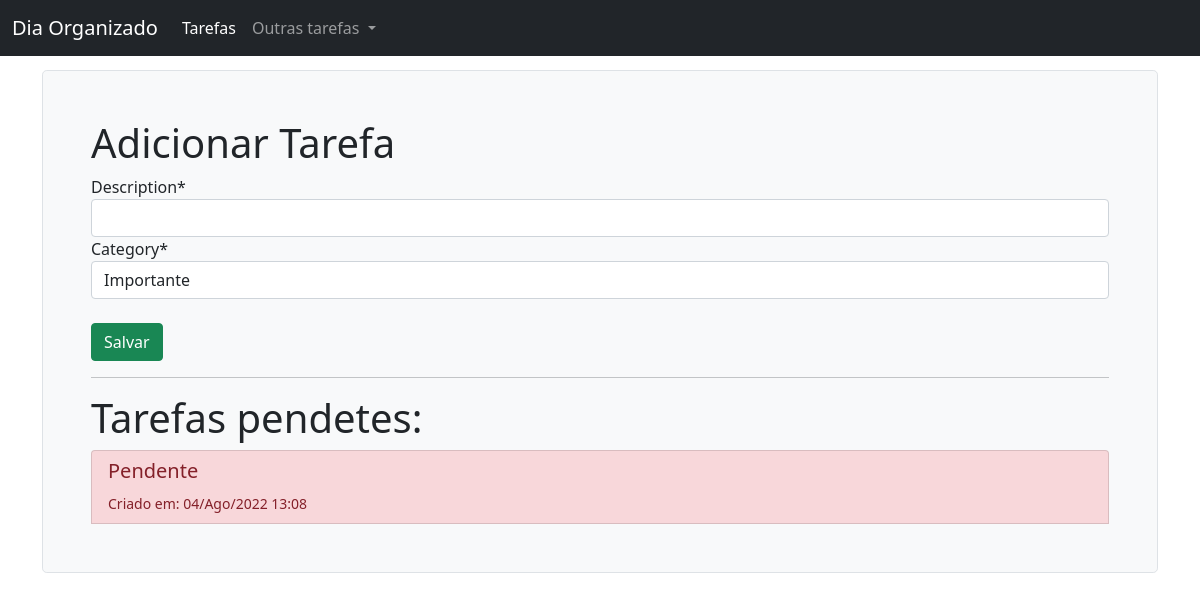
Before: / with the older database file.
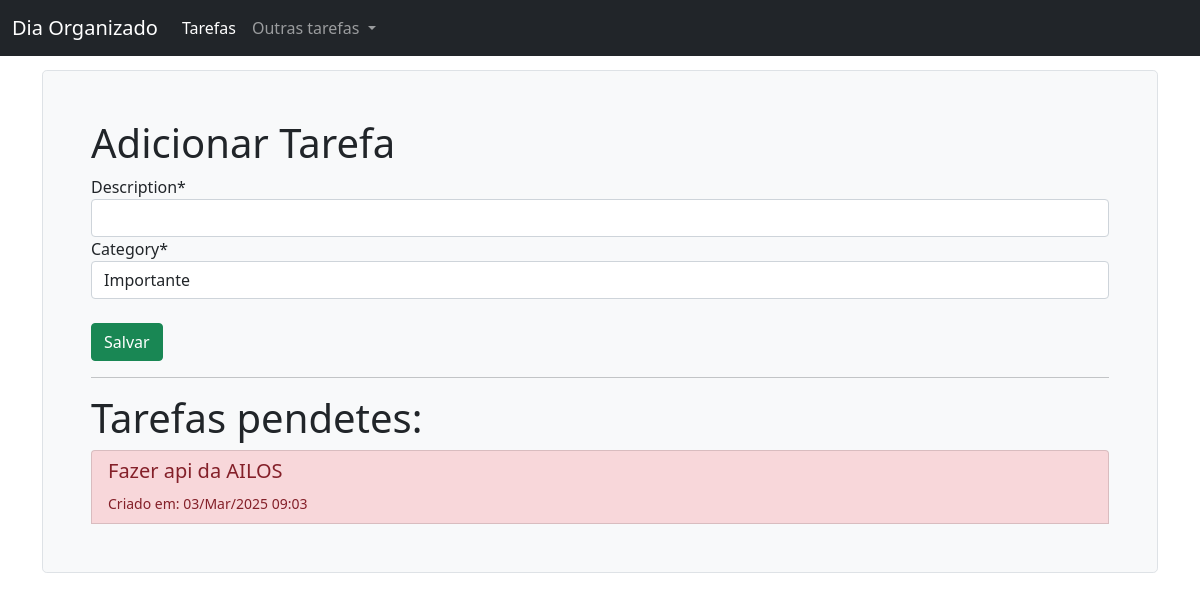
After: the same page with the newer database file.
### tarefas/models.py (models this page shows, shortened)
class Tarefa(models.Model):
    OPTIONS_STATUS = (
        ('concluído', 'Concluído'),
        ('pendente', 'Pendente'),
        ('adiado', 'Adiado'),
    )
    OPTIONS_CATEGORY = (
        ('urgente', 'Urgente'),
        ('importante', 'Importante'),
        ('precisa ser feito', 'Precisa ser feito'),
    )
    description = models.CharField(max_length=400)
    created_at = models.DateTimeField(auto_now_add=True)
    category = models.CharField(
        max_length=25, choices=OPTIONS_CATEGORY, default='importante')
    status = models.CharField(
        max_length=25, choices=OPTIONS_STATUS, default='pendente')

### tarefas/views.py (the view)
def tarefas_pendentes_list(request):
    tarefas_pendentes = Tarefa.objects.filter(status='pendente')
    if request.method == 'POST':
        form = AdicionarTarefa(data=request.POST)
        if form.is_valid():
            form.save()
            return redirect('tarefas_pendentes_list')
    else:
        form = AdicionarTarefa()
    return render(request, 'tarefas/tarefas_pendentes.html',
                  {'tarefas_pendentes': tarefas_pendentes,
                   'form': form})

### tarefas/forms.py
class AdicionarTarefa(forms.ModelForm):
    class Meta:
        model = Tarefa
        fields = ('description', 'category')

### tarefas/templates/tarefas/tarefas_pendentes.html (shortened to what this page needs)
{% extends 'base.html' %}
{% load crispy_forms_tags %}
{% block content %}
    <div class="h-100 p-5 bg-light border rounded-3">
      <h1>Adicionar Tarefa</h1>
      <form method="post">
        {{ form|crispy }}
        <br>
        <input class="btn btn-success" type="submit" value="Salvar">
      </form>
      <hr>
      <h1>Tarefas pendetes:</h1>
      <div class="list-group">
          {% for tarefa in tarefas_pendentes %}
              {% if tarefa.category == 'urgente'%}
                  <button type="button" class="list-group-item list-group-item-danger list-group-item-action" data-bs-toggle="modal"  data-bs-target="#modal{{ tarefa.id }}">
              {% endif %}
                  <h5>{{ tarefa.description }}</h5>
                  <small>Criado em: {{ tarefa.created_at|date:'d/M/Y H:m' }}  </small>
              </button>
          {% endfor %}
      </div>
    </div>
{% endblock %}

Changed rows visible on the page:
no longer on this page (row edited): Tarefa: description "Pendente", created_at "04/Ago/2022 13:08"
added Tarefa: description "Fazer api da AILOS", created_at "03/Mar/2025 09:03"
